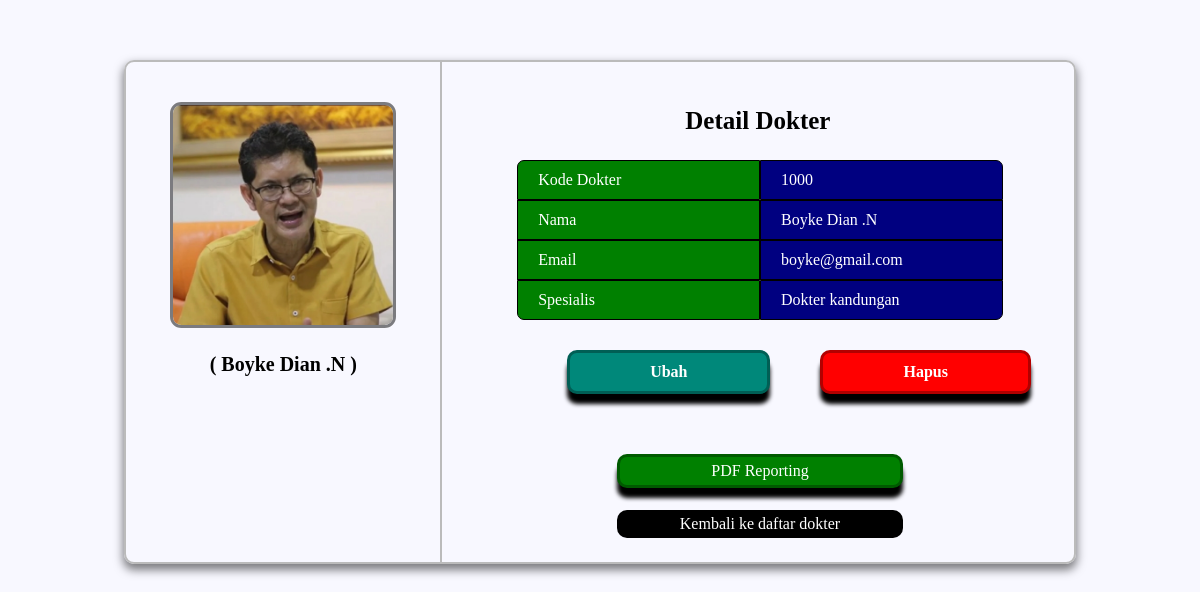
The page /detail.php?id=24 (signed in) on the database its author committed.
### tables this page shows
CREATE TABLE `dokter` (
  `id` int(11) NOT NULL,
  `nama` varchar(255) NOT NULL,
  `kode_dr` char(9) NOT NULL,
  `email` varchar(255) NOT NULL,
  `spesialis` varchar(255) NOT NULL,
  `gambar` varchar(255) NOT NULL
);

### functions.php (called while the page is built, shortened)
<?php
function koneksi ()
{
  return mysqli_connect('localhost', 'root', '', 'tubes_213040133');
}
 function query ($query)
{
    $conn = koneksi();
    $result = mysqli_query($conn, $query);
    if (mysqli_num_rows($result) == 1 ) {
      return mysqli_fetch_assoc($result);
    }
     $rows = [];
   return $rows;
}
 ?>

### detail.php (the view, shortened to what this page needs)
<?php
require 'functions.php';
$id = $_GET['id'];
$dr = query("SELECT * FROM dokter WHERE id = $id");
?>
<!DOCTYPE html>
<html lang="en">
<head>
  <link rel="stylesheet" type="text/css" href="css/detail.css">
</head>
<body>
<div class="container">
  <div class="card-profil">
       <label>
          <img src="img/<?= $dr['gambar']; ?>" width="250">
          <p>( <?= $dr['nama']; ?> )</p>
       </label>
  </div>
  <div class="detail">
    <h3>Detail Dokter</h3>
   <div class="text">
    <div class="left-text">
      <p class="corner-top">Kode Dokter</p>
      <p>Nama</p>
      <p>Email</p>
      <p class="corner-bottom">Spesialis</p>
    </div>
    <div class="right-text">
      <p class="corner-top"><?= $dr['kode_dr']; ?></p>
      <p><?= $dr['nama']; ?></p>
      <p><?= $dr['email']; ?></p>
      <p class="corner-bottom"><?= $dr['spesialis']; ?></p>
    </div>
    <div class="link">
    <a href="ubah.php?id=<?= $dr['id']; ?>" class="ubah">Ubah</a><a href="hapus.php?id=<?= $dr['id']; ?>"
    onclick="return confirm('apakah anda yakin ingin menghapus data ini ?');" class="hapus">Hapus</a>
    </div>
    <a href="" class="report">PDF Reporting</a>
    <a href="index.php" class="home">Kembali ke daftar dokter</a>
    </div>
   </div>
</div>
</body>
</html>

### css/detail.css (style rules this page uses)
body { background-color: #f8f8ff; font-family: calibri; }
.container { margin: 60px auto; width: 80%; border: 2px solid #bbb; box-shadow: 0px 5px 10px 1px rgba(0,0,0,0.5); border-radius: 10px; display: grid; grid-template-columns: 1fr 2fr; grid-template-areas: 'profil detail detail' 'profil detail detail' 'profil detail detail'; }
.card-profil { grid-area: profil; border-right: 2px solid #bbb; }
.card-profil img { width: 70%; display: block; margin: 40px auto 25px auto; border: 3px solid rgba(0,0,0,0.5); border-radius: 5%; }
.card-profil p { text-align: center; font-weight: bold; font-size: 20px; font-family: calibri; }
.detail { grid-area: detail; display: grid; justify-content: space-evenly; padding: 12px 30px; margin: 8px auto 0 auto; box-sizing: border-box; }
.detail h3 { text-align: center; font-size: 25px; font-family: calibri; font-weight: bold; }
.text { display: grid; grid-template-columns: 1fr 1fr; grid-template-areas: 'left right' 'link link' 'pdf pdf' 'home home'; margin: 0 45px; border-radius: 10px; width: 85%; }
.left-text { display: grid; grid-area: left; grid-template-columns: 1fr; }
.left-text p { display: block; background-color: #008000; padding: 10px 10px 10px 20px; margin: 0; box-sizing: border-box; border: 1px solid black; color: white; font-family: calibri; }
.left-text .corner-top { border-top-left-radius: 7px; }
.left-text .corner-bottom { border-bottom-left-radius: 7px; }
.right-text { display: grid; grid-area: right; grid-template-columns: 1fr; }
.right-text p { display: block; background-color: navy; padding: 10px 10px 10px 20px; margin: 0; box-sizing: border-box; border: 1px solid black; color: white; font-family: calibri; }
.right-text .corner-top { border-top-right-radius: 7px; }
.right-text .corner-bottom { border-bottom-right-radius: 7px; }
.link { display: grid; grid-area: link; grid-template-areas: 'ubah hapus'; margin: 20px 0 20px -50px; }
.ubah { grid-area: ubah; display: block; background-color: #00887a; color: white; text-decoration: none; text-align: center; padding: 10px 80px; margin: 10px 50px 10px 100px; border-radius: 10px; border: 3px solid rgba(0, 0, 0, 0.3); box-shadow: 0 10px 4px black; box-sizing: border-box; font-weight: bold; }
.hapus { grid-area: hapus; display: block; background-color: red; color: white; text-decoration: none; text-align: center; padding: 10px 80px; margin: 10px 100px 10px 0; border-radius: 10px; border: 3px solid rgba(0, 0, 0, 0.3); box-shadow: 0 10px 4px black; box-sizing: border-box; font-weight: bold; }
.report { display: block; grid-area: pdf; background-color: green; color: white; text-decoration: none; text-align: center; padding: 5px; margin: 30px 100px 10px 100px; border: 3px solid rgba(0, 0, 0, 0.3); box-shadow: 0 10px 4px black; border-radius: 10px; }
.home { display: block; grid-area: home; background-color: black; color: white; text-decoration: none; text-align: center; padding: 5px; margin: 12px 100px; border-radius: 10px; }

### rows shown on the page
dokter: gambar (picture), nama "Boyke Dian .N", kode_dr "1000", email "boyke@gmail.com", spesialis "Dokter kandungan"
